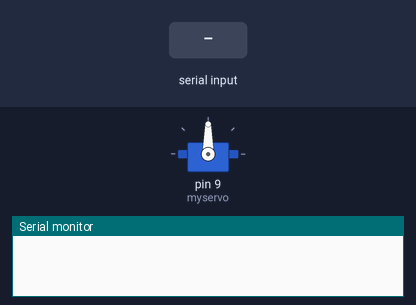
A sketch run on a simulated Arduino Uno, built with avr-gcc and run on an emulated ATmega328P. Shown: servo, the last lines printed to the serial monitor. The test bench sets the inputs (shaded band).

Above: at 1.2 s.
1.3 s: "30,150\n" received over Serial
At 3.5 s:
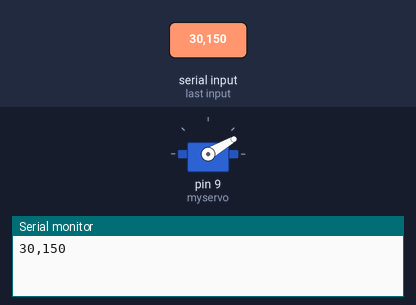
3.8 s: "5\n" received over Serial
At 5.3 s:
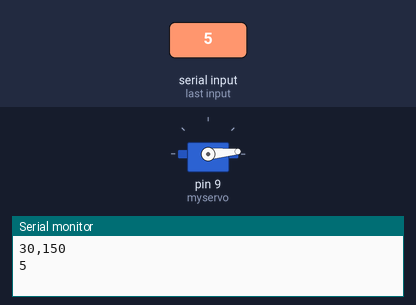
6.3 s: "200\n" received over Serial
At 8.4 s:
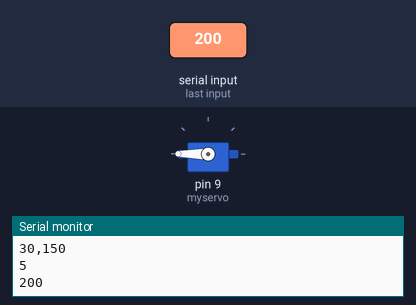
8.8 s: "90,45\n" received over Serial
At 10.4 s:
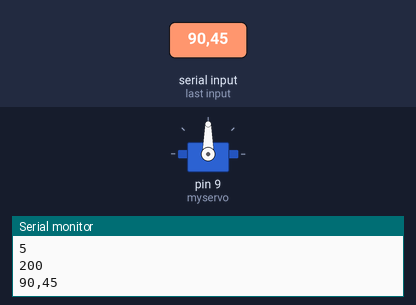
Timing chart, 0 to 11.9 s (numbered marks = the images above; inputs shaded):
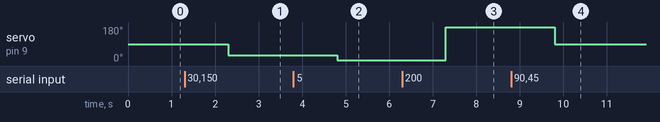

Measured:
- after the input at 1.3 s, servo on pin 9 (myservo): 90° → 30° after 1.0 s
- after the input at 3.8 s, servo on pin 9 (myservo): 30° → 5° after 1.0 s
- after the input at 6.3 s, servo on pin 9 (myservo): 5° → 180° after 1.0 s
- after the input at 8.8 s, servo on pin 9 (myservo): 180° → 90° after 1.0 s

The sketch:

servo_test.ino
```cpp
#include <Servo.h>

Servo myservo;  // create servo object to control a servo
// twelve servo objects can be created on most boards

int pos = 0;    // variable to store the servo position
String incoming ;
void setup() {
  myservo.attach(9);  // attaches the servo on pin 9 to the servo object
  Serial.begin(9600);
}

void loop() {
    if (Serial.available() > 0) {
    // read the incoming:
    incoming = Serial.readString();
    // say what you got:

    Serial.println(incoming);
    myservo.write(incoming.toInt());

  }
}
```
